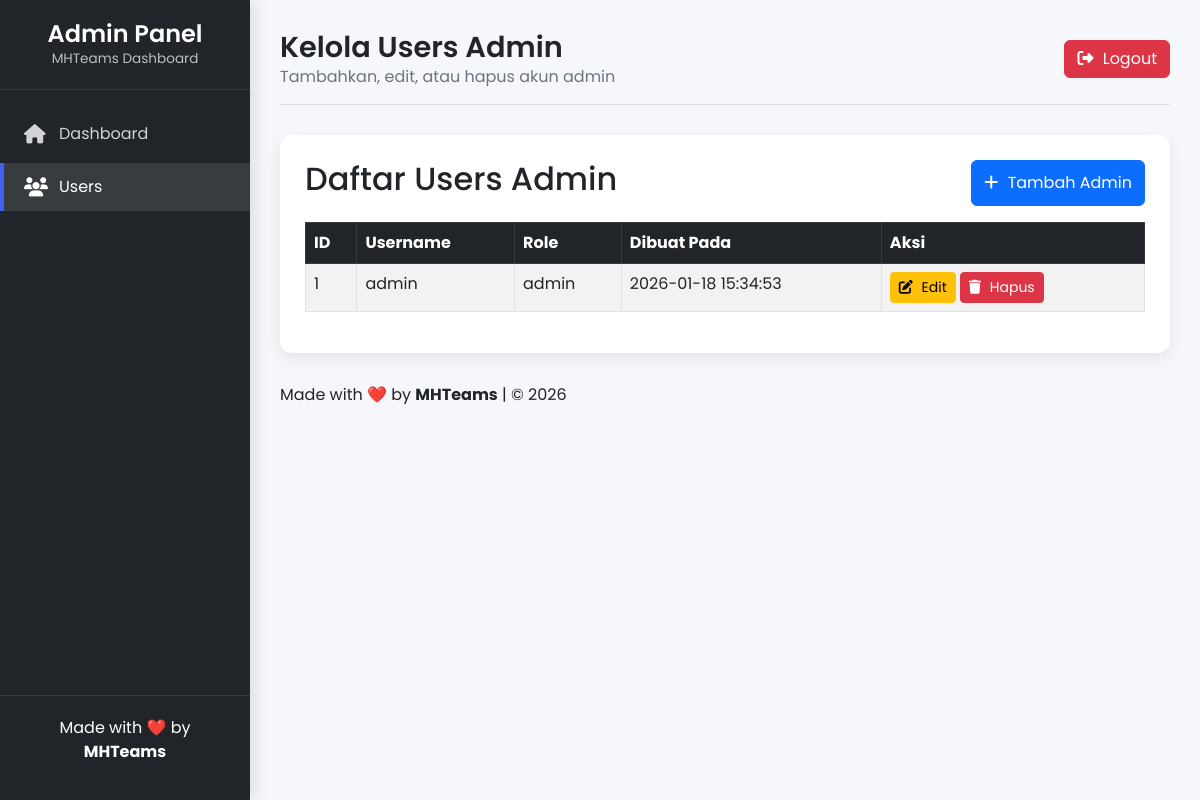
Before: /admin/users.php (signed in) with the older database file.
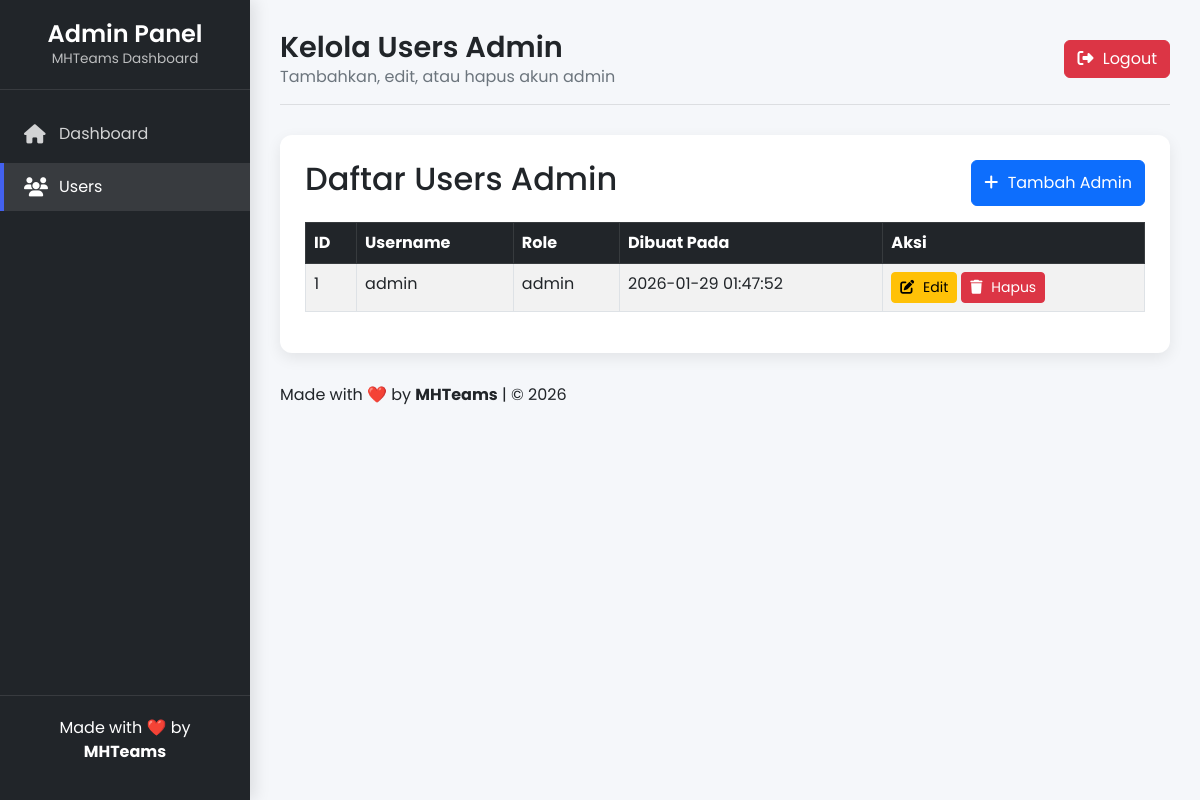
After: the same page with the newer database file.
### tables this page shows
CREATE TABLE users (
            id INTEGER PRIMARY KEY AUTOINCREMENT,
            username TEXT UNIQUE NOT NULL,
            password TEXT NOT NULL,
            role TEXT NOT NULL CHECK(role='admin'),
            created_at DATETIME DEFAULT CURRENT_TIMESTAMP
        );

### admin/users.php (the view, shortened to what this page needs)
    <?php
include "../config.php";
$users = $conn->query("SELECT id, username, role, created_at FROM users ORDER BY id DESC")->fetchAll(PDO::FETCH_ASSOC);
?>
<!DOCTYPE html>
<html lang="id">
<head>
    <link href="https://cdn.jsdelivr.net/npm/bootstrap@5.3.0/dist/css/bootstrap.min.css" rel="stylesheet">
    <link rel="stylesheet" href="https://cdnjs.cloudflare.com/ajax/libs/font-awesome/6.5.1/css/all.min.css">
</head>
<body>
<div class="admin-container">
    <div class="sidebar" id="sidebar">
        <div class="sidebar-header">
            <h3>Admin Panel</h3>
            <p>MHTeams Dashboard</p>
        </div>
        <div class="sidebar-menu">
            <ul>
                <li><a href="dashboard.php"><i class="fas fa-home"></i> Dashboard</a></li>
                <li><a href="users.php" class="active"><i class="fas fa-users"></i> Users</a></li>
            </ul>
        </div>
        <div class="sidebar-footer">
            <p>Made with ❤️ by <strong>MHTeams</strong></p>
        </div>
    </div>
    <div class="main-content">
        <div class="header">
            <div class="welcome-text">
                <h1>Kelola Users Admin</h1>
                <p>Tambahkan, edit, atau hapus akun admin</p>
            </div>
            <div class="user-info">
                <a href="logout.php" class="btn btn-danger"><i class="fas fa-right-from-bracket"></i> Logout</a>
            </div>
        </div>
        <div class="page-content">
            <div class="d-flex justify-content-between mb-3">
                <h2>Daftar Users Admin</h2>
                <button class="btn btn-primary" data-bs-toggle="modal" data-bs-target="#addModal">
                    <i class="fas fa-plus"></i> Tambah Admin
                </button>
            </div>
            <?php if(count($users) > 0): ?>
            <table class="table table-bordered table-striped">
                <thead class="table-dark">
                    <tr>
                        <th>ID</th>
                        <th>Username</th>
                        <th>Role</th>
                        <th>Dibuat Pada</th>
                        <th>Aksi</th>
                    </tr>
                </thead>
                <tbody>
                    <?php foreach($users as $u): ?>
                    <tr>
                        <td><?= $u['id'] ?></td>
                        <td><?= htmlspecialchars($u['username']) ?></td>
                        <td><?= $u['role'] ?></td>
                        <td><?= $u['created_at'] ?></td>
                        <td>
                            <div class="d-flex gap-1">
                                <button class="btn btn-warning btn-sm" data-bs-toggle="modal" data-bs-target="#editModal<?= $u['id'] ?>">
                                    <i class="fas fa-edit"></i> Edit
                                </button>
                                <form method="post" class="d-inline" onsubmit="return confirm('Yakin ingin menghapus user ini?');">
                                    <button class="btn btn-danger btn-sm"><i class="fas fa-trash"></i> Hapus</button>
                                </form>
                            </div>
                        </td>
                    </tr>
                    <?php endforeach; ?>
                </tbody>
            </table>
            <?php endif; ?>
        </div>
        <div class="footer mt-4">
            <p>Made with ❤️ by <strong>MHTeams</strong> | © <?= date('Y'); ?></p>
        </div>
    </div>
</div>
</body>
</html>

Changed rows visible on the page:
changed users "admin": created_at "2026-01-18 15:34:53" → "2026-01-29 01:47:52"
